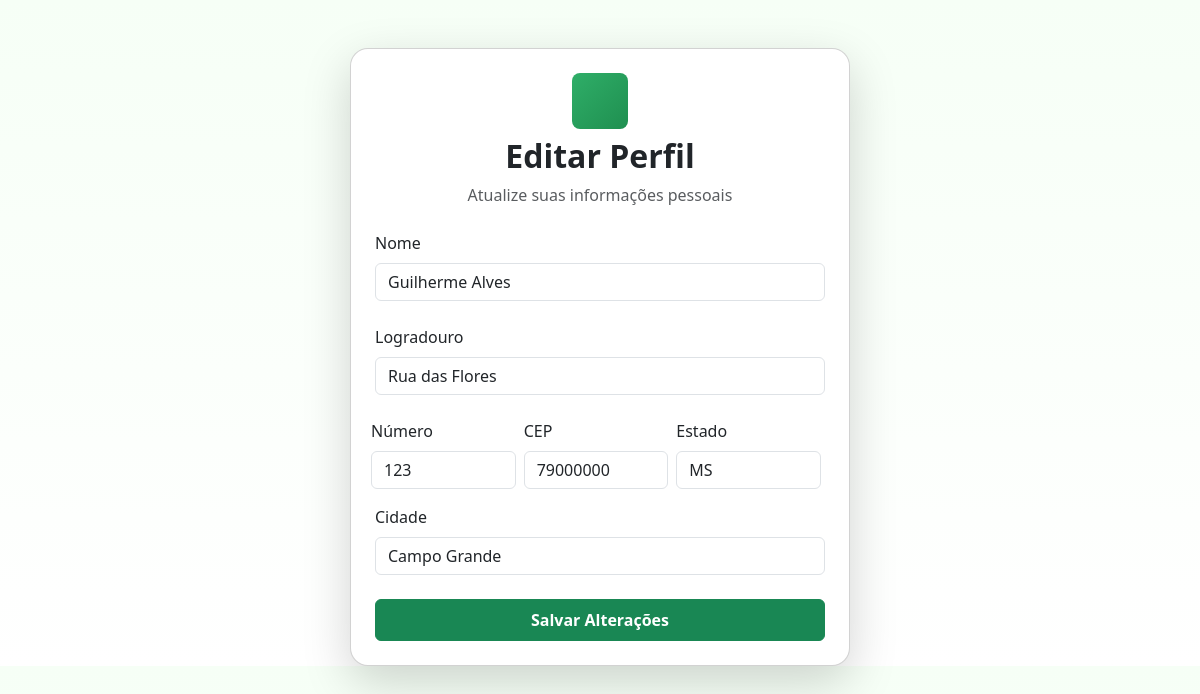
The app's page /index.php?page=profile (signed in) with its own data.
### tables this page shows
CREATE TABLE usuario (
    id_usuario SERIAL PRIMARY KEY,
    nome VARCHAR(100) NOT NULL,
    email VARCHAR(120) UNIQUE NOT NULL,
    senha VARCHAR(255) NOT NULL,
    logradouro VARCHAR(127),
    numero_casa INT,
    cidade VARCHAR(127),
    uf VARCHAR(2),
    cep VARCHAR(8),
    tipo_acesso VARCHAR(31) DEFAULT 'USER',
    pontos_totais INT DEFAULT 0
);

### controllers/BaseController.php (called while the page is built)
<?php
class BaseController
{
    protected function view($file, $data = [])
    {
        extract($data);
        include VIEW_PATH . '/' . $file;
    }
}

### controllers/ProfileController.php (called while the page is built, shortened)
<?php
class ProfileController extends BaseController
{
    public function show()
    {
        $user = (new UserModel())->findById($_SESSION['user_id']);
        $this->view('user/profile.php', ['user' => $user]);
    }
}

### config/autoload.php (called while the page is built, shortened)
<?php
require_once __DIR__ . '/database.php';
spl_autoload_register(function ($class) {
    $paths = [CONTROLLER_PATH, MODEL_PATH];
    foreach ($paths as $p) {
        $file = $p . '/' . $class . '.php';
        if (file_exists($file)) {
            return;
        }
    }
});
?>

### config/database.php (called while the page is built)
<?php
class Database
{
    private $host = "localhost";
    private $port = "3306";
    private $dbName = "traveltrack";
    private $user = "root";
    private $password = "";
    public function conectar()
    {
        $url = "mysql:host=$this->host;port=$this->port;dbname=$this->dbName;charset=utf8mb4";
        try {
            $conn = new PDO($url, $this->user, $this->password, [
                PDO::ATTR_ERRMODE => PDO::ERRMODE_EXCEPTION,
                PDO::ATTR_DEFAULT_FETCH_MODE => PDO::FETCH_ASSOC,
                PDO::ATTR_EMULATE_PREPARES => false,
            ]);
            return $conn;
        } catch (PDOException $e) {
            throw new Exception('Falha ao conectar ao banco de dados: ' . $e->getMessage());
        }
    }
}
?>

### models/UserModel.php (called while the page is built, shortened)
<?php
class UserModel
{
    private $db;
    public function __construct()
    {
        $this->db = (new Database())->conectar();
    }
    public function findById($id)
    {
        try {
            $stmt = $this->db->prepare('SELECT * FROM usuario WHERE id_usuario = :id');
            $stmt->execute(['id' => $id]);
            $row = $stmt->fetch(PDO::FETCH_ASSOC);
            return [
                'id' => $row['id_usuario'],
                'name' => $row['nome'],
                'email' => $row['email'],
                'password' => $row['senha'],
                'points' => $row['pontos_totais'] ?? 0,
                'is_admin' => $row['is_admin'] ?? ($row['tipo_acesso'] === 'ADM' ? 1 : 0),
                'logradouro' => $row['logradouro'] ?? '',
                'numero_casa' => $row['numero_casa'] ?? null,
                'city' => $row['cidade'] ?? '',
                'state' => $row['uf'] ?? '',
                'cep' => $row['cep'] ?? '',
                'tipo_acesso' => $row['tipo_acesso'] ?? null,
            ];
        } catch (PDOException $e) {
            return false;
        }
    }
}

### views/user/profile.php (the view, shortened to what this page needs)
<!DOCTYPE html>
<html lang="pt-br">
<head>
    <link rel="stylesheet" href="/public/styles.css">
    <link href="https://cdn.jsdelivr.net/npm/bootstrap@5.3.0/dist/css/bootstrap.min.css" rel="stylesheet">
</head>
<body>
    <div class="container mt-5 d-flex justify-content-center align-items-center" style="min-height:70vh;">
        <div class="card shadow-lg p-4" style="max-width:500px;width:100%;border-radius:18px;">
            <div class="text-center mb-4">
                <div class="logo-circle mx-auto mb-2" style="width:56px;height:56px;"><i class="fas fa-user fa-2x"></i></div>
                <h2 class="fw-bold">Editar Perfil</h2>
                <p class="text-muted mb-0">Atualize suas informações pessoais</p>
            </div>
            <form action="index.php?page=update_profile" method="POST" class="row g-3">
                <div class="col-12 mb-2">
                    <label for="name" class="form-label">Nome</label>
                    <input type="text" class="form-control" id="name" name="name" value="<?= htmlspecialchars($user['name']) ?>" required>
                </div>
                <div class="col-12 mb-2">
                    <label for="logradouro" class="form-label">Logradouro</label>
                    <input type="text" class="form-control" id="logradouro" name="logradouro" value="<?= htmlspecialchars($user['logradouro']) ?>">
                </div>
                <div class="row g-2">
                    <div class="col-md-4">
                        <label for="numero_casa" class="form-label">Número</label>
                        <input type="text" class="form-control" id="numero_casa" name="numero_casa" value="<?= htmlspecialchars($user['numero_casa']) ?>">
                    </div>
                    <div class="col-md-4">
                        <label for="cep" class="form-label">CEP</label>
                        <input type="text" class="form-control" id="cep" name="cep" value="<?= htmlspecialchars($user['cep']) ?>">
                    </div>
                    <div class="col-md-4">
                        <label for="state" class="form-label">Estado</label>
                        <input type="text" class="form-control" id="state" name="state" value="<?= htmlspecialchars($user['state']) ?>">
                    </div>
                </div>
                <div class="col-12 mb-2">
                    <label for="city" class="form-label">Cidade</label>
                    <input type="text" class="form-control" id="city" name="city" value="<?= htmlspecialchars($user['city']) ?>">
                </div>
                <div class="col-12 mt-3">
                    <button type="submit" class="btn btn-success w-100 py-2 fw-bold">Salvar Alterações</button>
                </div>
            </form>
        </div>
    </div>
</body>
</html>

### public/styles.css (style rules this page uses)
:root { --green:#2fae68;--green-2:#1f8f50;--muted:#6b7280 }
body { font-family:Inter,system-ui,-apple-system,Segoe UI,Roboto,'Helvetica Neue',Arial;background:linear-gradient(180deg,#f6fff6,white) }
.logo-circle { width:36px;height:36px;border-radius:8px;background:linear-gradient(135deg,var(--green),var(--green-2));display:flex;align-items:center;justify-content:center;color:#fff }

### records on screen
usuario: name "Guilherme Alves", logradouro "Rua das Flores", numero_casa "123", cep "79000000", state "MS", city "Campo Grande"
